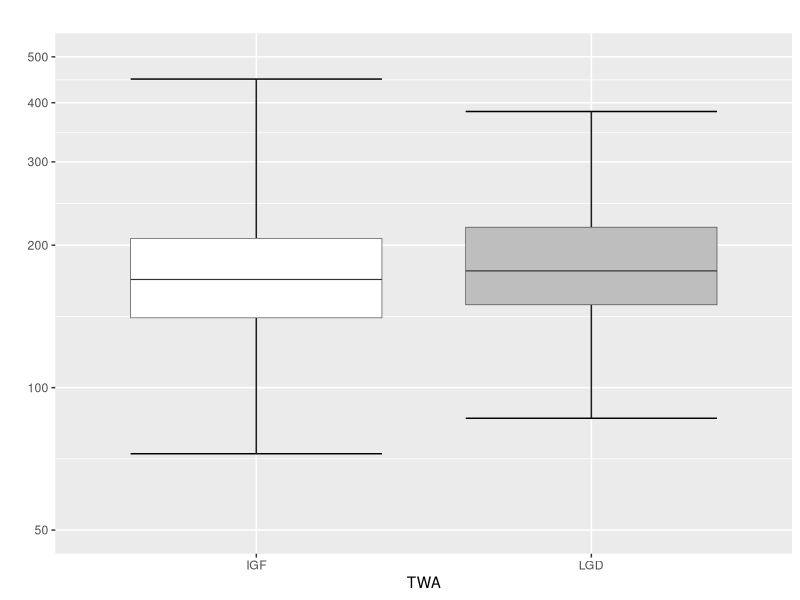

This chart was generated by the following R code: (Note: this script raises an error after producing the figure.)
## ---- chunk 1
knitr::opts_chunk$set(echo = FALSE)
## ---- chunk 2
# load in libraries
package_list <- c("tidyverse", "vroom", "dplyr", "patchwork")

# load in packages
for (package_name in package_list) {
  if (!requireNamespace(package_name, quietly = TRUE)) {
    install.packages(package_name)
  }
  library(package_name, character.only = TRUE)
}

# load in data
df <- vroom("ddh.csv")
head(df)
## ---- chunk 3

# faceted by IGF and LGD (initial graft function and liver graft dysfunction)
# Identified by variable "delayed_fn", "1" = yes.
# Ploted vertically on a logrithmic scale



ggplot(df, aes(x = factor(delayed_fn), y = glutwa, fill = factor(delayed_fn))) +
  stat_boxplot(geom ='errorbar', coef = Inf) + 
  geom_boxplot(coef = Inf, size = 0.2) +
  scale_y_continuous(limits=c(50, 500),
                     breaks=c(50, 100, 200, 300, 400, 500),
                     trans='log10') + 
  scale_fill_manual(values=c("0"="white", "1"="gray")) +
  scale_x_discrete(labels=c("0"="IGF", "1"="LGD")) +
  labs(title="", x= "TWA", y="") +
  theme(legend.position="none")
    

range <- ggplot(df, aes(x = factor(delayed_fn), y=glurange, fill=factor(delayed_fn))) +
  stat_boxplot(geom ='errorbar', coef = Inf) + 
  geom_boxplot(coef = Inf, size = 0.2) +
  scale_y_continuous(limits=c(1, 1000), 
                     breaks=c(1, 10, 100, 1000),
                     trans='log10') + 
  scale_fill_manual(values=c("0"="white", "1"="gray")) +
  scale_x_discrete(labels=c("0"="IGF", "1"="LGD")) +
  labs(title="", x= "Range", y="") +
  theme(legend.position="none")
    
sd <- ggplot(df, aes(x = factor(delayed_fn), y=glusd, fill=factor(delayed_fn))) +
  stat_boxplot(geom ='errorbar', coef = Inf) + 
  geom_boxplot(coef = Inf, size = 0.2) + 
  scale_y_continuous(limits=c(1, 300), 
                     breaks=c(1, 10, 100, 200, 300),
                     trans='log10') + 
    scale_fill_manual(values=c("0"="white", "1"="gray")) +
    scale_x_discrete(labels=c("0"="IGF", "1"="LGD")) +
    labs(title="", x= "SD", y="")+
    theme(legend.position="none")


twa + range + sd + plot_annotation(title = "Donor Glucose Measures mg/dl")
